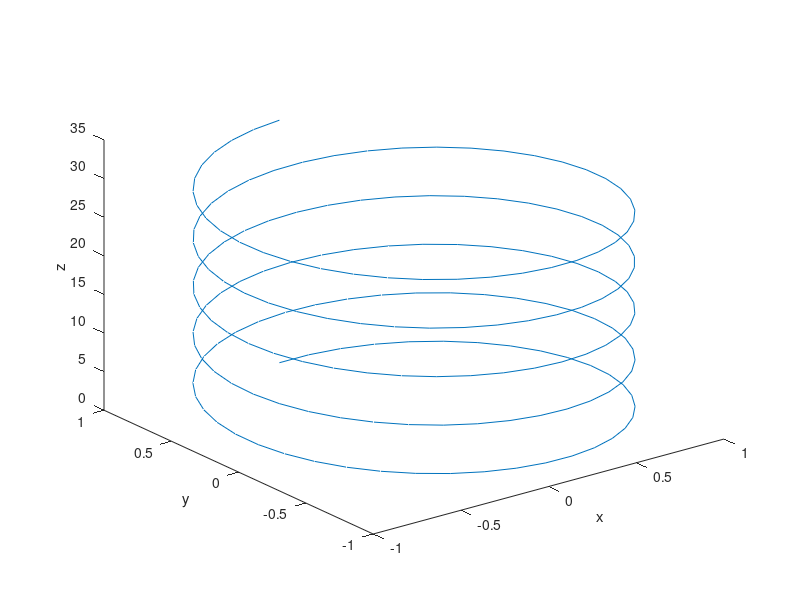

Write the MATLAB code that produced this figure.
% Plot a line in 3-D coordinates by specifying x, y,
% and z values. Change the axes to a 3-D view using view(3).
t = linspace(0,10*pi,200);
x = sin(t);
y = cos(t);
z = t;
line(x,y,z)
view(3)
xlabel('x');ylabel('y');zlabel('z');
